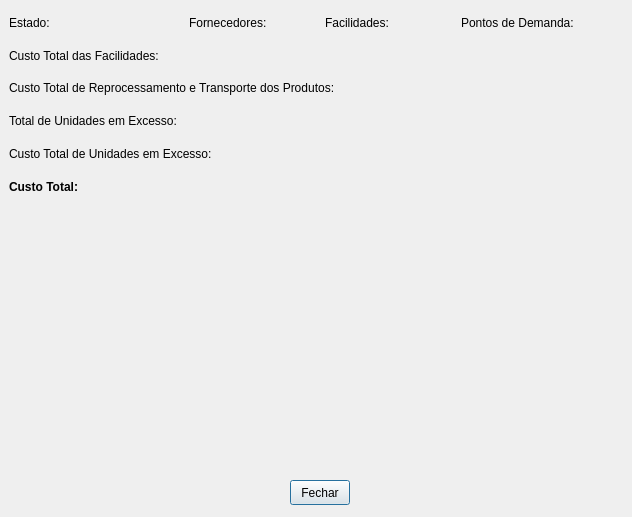
<?xml version="1.0" encoding="UTF-8"?>
<ui version="4.0">
 <class>solutionWindow</class>
 <widget class="QDialog" name="solutionWindow">
  <property name="geometry">
   <rect>
    <x>0</x>
    <y>0</y>
    <width>632</width>
    <height>517</height>
   </rect>
  </property>
  <property name="windowTitle">
   <string>Solução</string>
  </property>
  <widget class="QWidget" name="verticalLayoutWidget">
   <property name="geometry">
    <rect>
     <x>9</x>
     <y>9</y>
     <width>611</width>
     <height>191</height>
    </rect>
   </property>
   <layout class="QVBoxLayout" name="verticalLayout">
    <item>
     <layout class="QHBoxLayout" name="horizontalLayout_6">
      <item>
       <widget class="QLabel" name="label_11">
        <property name="text">
         <string>Estado:</string>
        </property>
       </widget>
      </item>
      <item>
       <widget class="QLabel" name="labelStateName">
        <property name="text">
         <string/>
        </property>
       </widget>
      </item>
      <item>
       <widget class="QLabel" name="labelSupplyPoints">
        <property name="text">
         <string>Fornecedores:</string>
        </property>
       </widget>
      </item>
      <item>
       <widget class="QLabel" name="labelSupplyPointsCount">
        <property name="maximumSize">
         <size>
          <width>40</width>
          <height>30</height>
         </size>
        </property>
        <property name="text">
         <string/>
        </property>
       </widget>
      </item>
      <item>
       <widget class="QLabel" name="labelFacilities">
        <property name="text">
         <string>Facilidades:</string>
        </property>
       </widget>
      </item>
      <item>
       <widget class="QLabel" name="labelFacilitiesCount">
        <property name="maximumSize">
         <size>
          <width>40</width>
          <height>30</height>
         </size>
        </property>
        <property name="text">
         <string/>
        </property>
       </widget>
      </item>
      <item>
       <widget class="QLabel" name="labelDemandPoints">
        <property name="text">
         <string>Pontos de Demanda:</string>
        </property>
       </widget>
      </item>
      <item>
       <widget class="QLabel" name="labelDemandPointsCount">
        <property name="maximumSize">
         <size>
          <width>40</width>
          <height>30</height>
         </size>
        </property>
        <property name="text">
         <string/>
        </property>
       </widget>
      </item>
     </layout>
    </item>
    <item>
     <layout class="QHBoxLayout" name="horizontalLayout">
      <item>
       <widget class="QLabel" name="label">
        <property name="text">
         <string>Custo Total das Facilidades: </string>
        </property>
       </widget>
      </item>
      <item>
       <widget class="QLabel" name="labelTotalFacilitiesCost">
        <property name="maximumSize">
         <size>
          <width>250</width>
          <height>30</height>
         </size>
        </property>
        <property name="text">
         <string/>
        </property>
       </widget>
      </item>
     </layout>
    </item>
    <item>
     <layout class="QHBoxLayout" name="horizontalLayout_2">
      <item>
       <widget class="QLabel" name="label_3">
        <property name="maximumSize">
         <size>
          <width>500</width>
          <height>30</height>
         </size>
        </property>
        <property name="text">
         <string>Custo Total de Reprocessamento e Transporte dos Produtos: </string>
        </property>
       </widget>
      </item>
      <item>
       <widget class="QLabel" name="labelTotalProductsCost">
        <property name="maximumSize">
         <size>
          <width>250</width>
          <height>30</height>
         </size>
        </property>
        <property name="text">
         <string/>
        </property>
       </widget>
      </item>
     </layout>
    </item>
    <item>
     <layout class="QHBoxLayout" name="horizontalLayout_3">
      <item>
       <widget class="QLabel" name="label_4">
        <property name="text">
         <string>Total de Unidades em Excesso:</string>
        </property>
       </widget>
      </item>
      <item>
       <widget class="QLabel" name="labelTotalUnitsOverflow">
        <property name="maximumSize">
         <size>
          <width>250</width>
          <height>30</height>
         </size>
        </property>
        <property name="text">
         <string/>
        </property>
       </widget>
      </item>
     </layout>
    </item>
    <item>
     <layout class="QHBoxLayout" name="horizontalLayout_4">
      <item>
       <widget class="QLabel" name="label_5">
        <property name="text">
         <string>Custo Total de Unidades em Excesso:</string>
        </property>
       </widget>
      </item>
      <item>
       <widget class="QLabel" name="labelTotalOverflowCost">
        <property name="maximumSize">
         <size>
          <width>250</width>
          <height>30</height>
         </size>
        </property>
        <property name="text">
         <string/>
        </property>
       </widget>
      </item>
     </layout>
    </item>
    <item>
     <layout class="QHBoxLayout" name="horizontalLayout_5">
      <item>
       <widget class="QLabel" name="label_6">
        <property name="font">
         <font>
          <weight>75</weight>
          <bold>true</bold>
         </font>
        </property>
        <property name="text">
         <string>Custo Total:</string>
        </property>
       </widget>
      </item>
      <item>
       <widget class="QLabel" name="labelTotalCost">
        <property name="maximumSize">
         <size>
          <width>250</width>
          <height>30</height>
         </size>
        </property>
        <property name="font">
         <font>
          <weight>75</weight>
          <bold>true</bold>
         </font>
        </property>
        <property name="text">
         <string/>
        </property>
       </widget>
      </item>
     </layout>
    </item>
   </layout>
  </widget>
  <widget class="QPushButton" name="exitButton">
   <property name="geometry">
    <rect>
     <x>290</x>
     <y>480</y>
     <width>60</width>
     <height>25</height>
    </rect>
   </property>
   <property name="maximumSize">
    <size>
     <width>60</width>
     <height>25</height>
    </size>
   </property>
   <property name="layoutDirection">
    <enum>Qt::LeftToRight</enum>
   </property>
   <property name="text">
    <string>Fechar</string>
   </property>
  </widget>
  <widget class="QWidget" name="verticalLayoutWidget_3">
   <property name="geometry">
    <rect>
     <x>10</x>
     <y>210</y>
     <width>611</width>
     <height>261</height>
    </rect>
   </property>
   <layout class="QVBoxLayout" name="layoutMap"/>
  </widget>
 </widget>
 <resources/>
 <connections/>
</ui>
